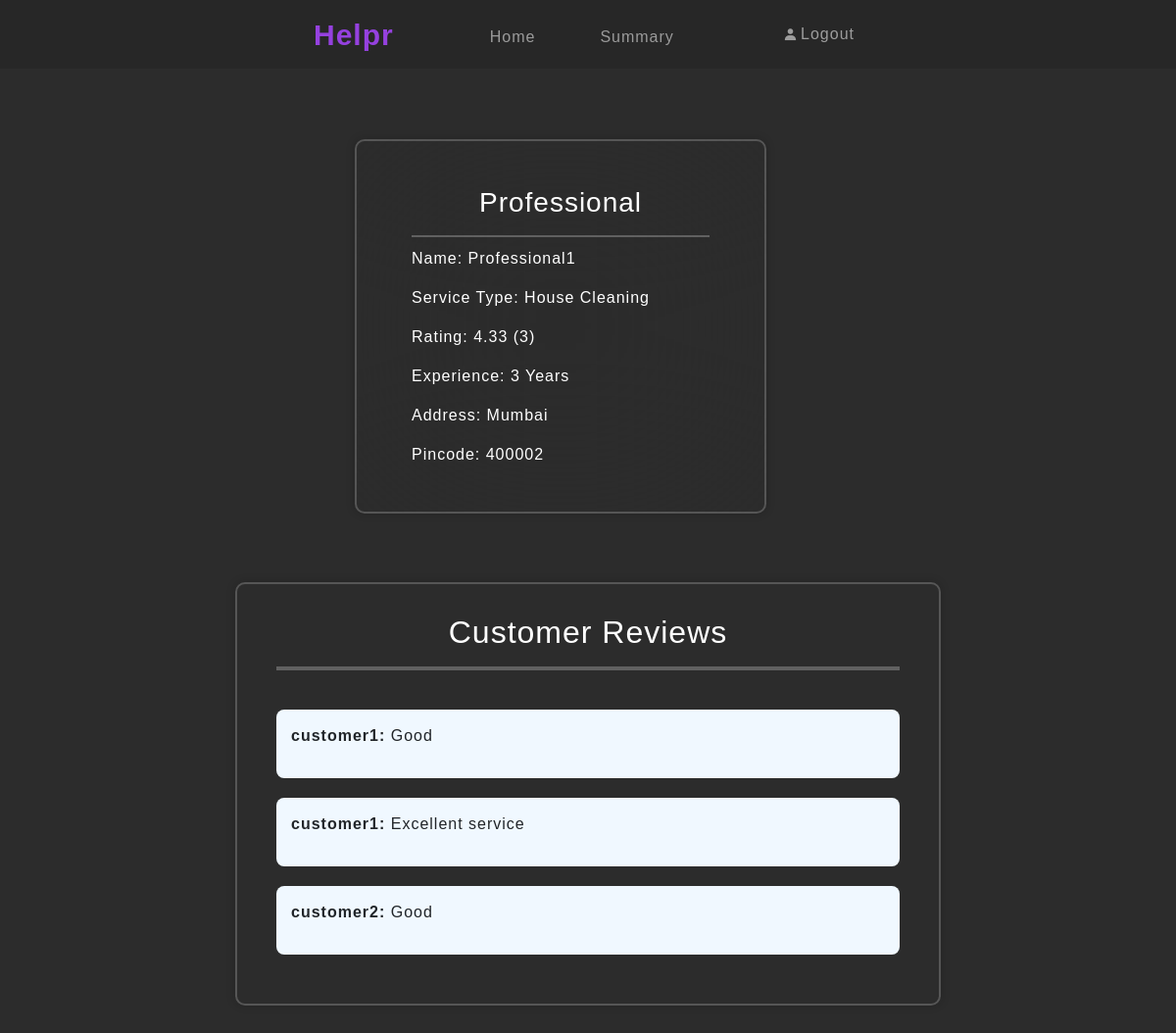
Screenshot of /customer_dashbooard/professional_profile/4 (signed in) with the database file from the repository.
### db.py (models this page shows)
class User(db.Model):
    _tablename_ = 'user'
    id = db.Column(db.Integer, primary_key=True)
    user_name = db.Column(db.String(80), unique=True, nullable=False)
    password = db.Column(db.String(80), nullable=False)
    name = db.Column(db.String(80), nullable=True)
    address = db.Column(db.String(120), nullable=True)
    pincode = db.Column(db.Integer, nullable=True)
    is_admin = db.Column(db.Boolean, default=False)
    is_professional = db.Column(db.Boolean, default=False)
    is_customer = db.Column(db.Boolean, default=False)
    is_approved = db.Column(db.Boolean, default=False)
    is_rejected = db.Column(db.Boolean, default=False)
    overall_rating = db.Column(db.Float, default=0.0)
    rating_count = db.Column(db.Integer, default=0)
    pro_file = db.Column(db.String(80), nullable=True)
    pro_experience = db.Column(db.String(120), nullable=True)
    service_id = db.Column(db.Integer, db.ForeignKey('services.id', ondelete="SET NULL"), nullable=True)
    service = db.relationship('Services', back_populates='professionals')
    customer_request = db.relationship('ServiceRequest', back_populates='customer', foreign_keys='ServiceRequest.customer_id')
    professional_request = db.relationship('ServiceRequest', back_populates='professional', foreign_keys='ServiceRequest.professional_id')

class Services(db.Model):
    _tablename_ = 'services'
    id = db.Column(db.Integer, primary_key=True)
    service_name = db.Column(db.String(80), unique=True, nullable=False)
    description = db.Column(db.String(120), nullable=True)
    base_price = db.Column(db.Integer, nullable=True)
    time_duration = db.Column(db.String(80), nullable=True)
    professionals = db.relationship('User', back_populates='service', cascade="all, delete")
    request = db.relationship('ServiceRequest', back_populates='service', cascade="all, delete-orphan")

class ServiceRequest(db.Model):
    _tablename_ = 'service_request'
    id = db.Column(db.Integer, primary_key=True)
    request_type = db.Column(db.String(80), nullable=True) #private/public
    direction = db.Column(db.String(120), nullable=True)#Description of service
    status = db.Column(db.String(80), nullable=True)#pending/accepted/rejected/completed
    date_of_request = db.Column(db.Date, nullable=False, default=datetime.now().date())
    date_closed = db.Column(db.Date, nullable=True)
    rating_by_customer = db.Column(db.Float, default=0.0)
    review_by_customer = db.Column(db.String(120), nullable=True)
    service_id = db.Column(db.Integer, db.ForeignKey('services.id'), nullable=True)
    customer_id = db.Column(db.Integer, db.ForeignKey('user.id'), nullable=True)
    professional_id = db.Column(db.Integer, db.ForeignKey('user.id'), nullable=True)
    service = db.relationship('Services', back_populates='request')
    customer = db.relationship('User', back_populates='customer_request', foreign_keys=[customer_id])
    professional = db.relationship('User', back_populates='professional_request', foreign_keys=[professional_id])

### app.py (the view)
@app.route('/customer_dashbooard/professional_profile/<int:professional_id>', methods=['GET', 'POST'])
def professional_profile(professional_id):
    if not session.get('is_customer'):
        flash('Session over. Login to access this page.', 'danger')
        return redirect('/login')
    professional = User.query.get_or_404(professional_id)
    reviews = ServiceRequest.query.filter_by(professional_id=professional_id, status='completed').all()
    return render_template('professional_profile.html', professional=professional, reviews=reviews)

### templates/professional_profile.html
{% extends "header.html" %} {% block remtitle %} - {{ professional.name }}{% endblock %}
{% block nav %}
<a class=" nav-link main-icon " href="/customer_dashboard" id="index">Helpr</a>
<div class="collapse navbar-collapse" id="navbarNavAltMarkup" style="padding-left: 90px; padding-top: 5PX;">
    <div class="navbar-nav" >
        <a class="nav-link wite" aria-current="page" href="/customer_dashboard" >Home</a>
    </div>
    <div class="navbar-nav" style="padding-left: 50px;">
        <a class="nav-link wite" aria-current="page" href="#" >Summary</a>
    </div>
</div>
<div class="navbar-nav wite" style="margin-left: 25px;">
    <a class="nav-link d-flex align-items-center" aria-current="page" href="/logout">
        <i class="bx bxs-user" style="margin-right: 2px; font-size: 15px"></i>
        Logout
    </a>
</div>
{% endblock %}
{% block content %}
<div class="container cntr">
    <div class="container" style="width: 800px; margin: 0 0 0 300px;position: relative; top: 80px;">
        <div class="wrapper card">
            <div class="card-body">
                <h3 class="card-title" style="text-align: center;">Professional</h3>
                <hr style="border: 1px solid white; margin-bottom: 10px;">
                <p class="card-text">Name: {{ professional.name }}</p>
                <p class="card-text">Service Type: {{ professional.service.service_name }}</p>
                <p class="card-text">Rating: {{ professional.overall_rating }} ({{ professional.rating_count}})</p>
                <p class="card-text">Experience: {{ professional.pro_experience }}</p>
                <p class="card-text">Address: {{ professional.address }}</p>
                <p class="card-text">Pincode: {{ professional.pincode }}</p>
            </div>
        </div>
    </div>
</div>
{% if reviews %}
    <div class="container wrapper4" style="margin-top: 150px; width: 60%;">
        <h2 style="text-align: center; color: white;">Customer Reviews</h2>
        <div>
            <hr style="border: 2px solid white; margin-bottom: 40px;">
        </div>
        {% for review in reviews %}
            <div style="background-color: aliceblue; margin-bottom: 20px; padding: 15px; border-radius: 8px;">
                <p><strong>{{ review.customer.user_name }}:</strong> {{ review.review_by_customer }}</p>
            </div>
        {% endfor %}
    </div>
{% else %}
    <div class="container wrapper4" style="margin-top: 150px; width: 60%;">
        <h2 style="text-align: center; color: white;">Customer Reviews</h2>
        <p style="color: white; text-align: center;">No reviews available for this professional.</p>
    </div>
{% endif %}
{% endblock %}

### static/css/styles.css (style rules this page uses)
* { margin: 0; padding: 0; box-sizing: border-box; font-family: "fredoka", sans-serif; letter-spacing: 1px; }
.main-icon { color: #9541df; font-family: "Fredoka", sans-serif; font-optical-sizing: auto; font-size: 30px; font-weight: 700; font-style: normal; font-variation-settings:"wdth" 100; }
.wite { color: rgb(155, 155, 155) }
.cntr { display: flex; justify-content: center; align-items: center; background-color: rgb(44, 44, 44) }
.wrapper { width: 420px; background: transparent; border: 2px solid rgba(255, 255, 255, 0.2); backdrop-filter: blur(100px); box-shadow: 0 0 10px rgba(0, 0, 0, 0.2); color: #fff; border-radius: 10px; padding: 30px 40px; margin-top: 8%; }
.wrapper4 { width: 70%; background: transparent; border: 2px solid rgba(255, 255, 255, 0.2); box-shadow: 0 0 10px rgba(0, 0, 0, 0.2); border-radius: 10px; padding: 30px 40px; margin: auto auto 40px auto; }

### rows the page displays
User: name "Professional1", overall_rating "4.33", rating_count "3", pro_experience "3 Years", address "Mumbai", pincode "400002"
Services: service.service_name "House Cleaning"
ServiceRequest: customer.user_name "customer1", review_by_customer "Good"
ServiceRequest: customer.user_name "customer1", review_by_customer "Excellent service"
ServiceRequest: customer.user_name "customer2", review_by_customer "Good"
